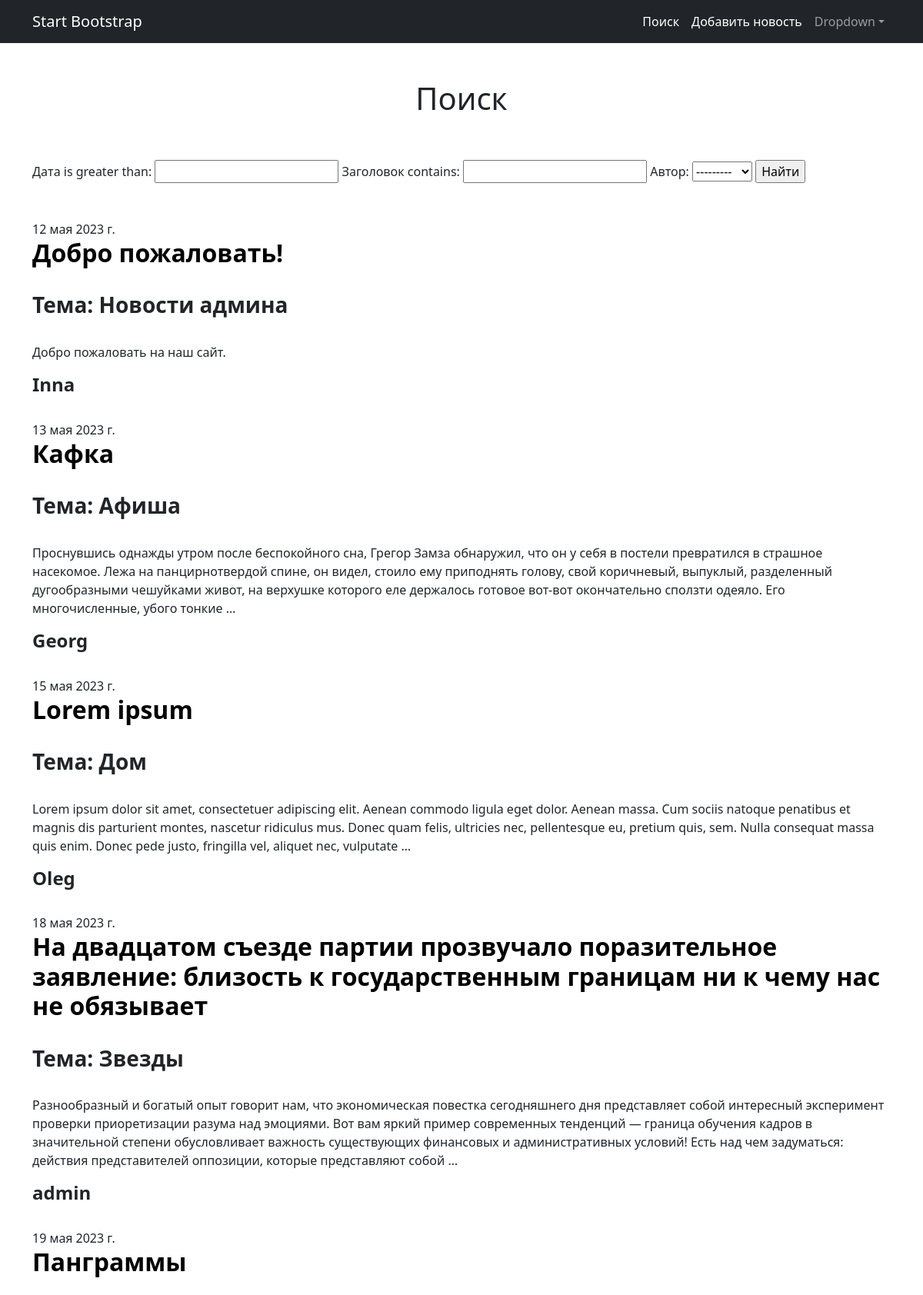
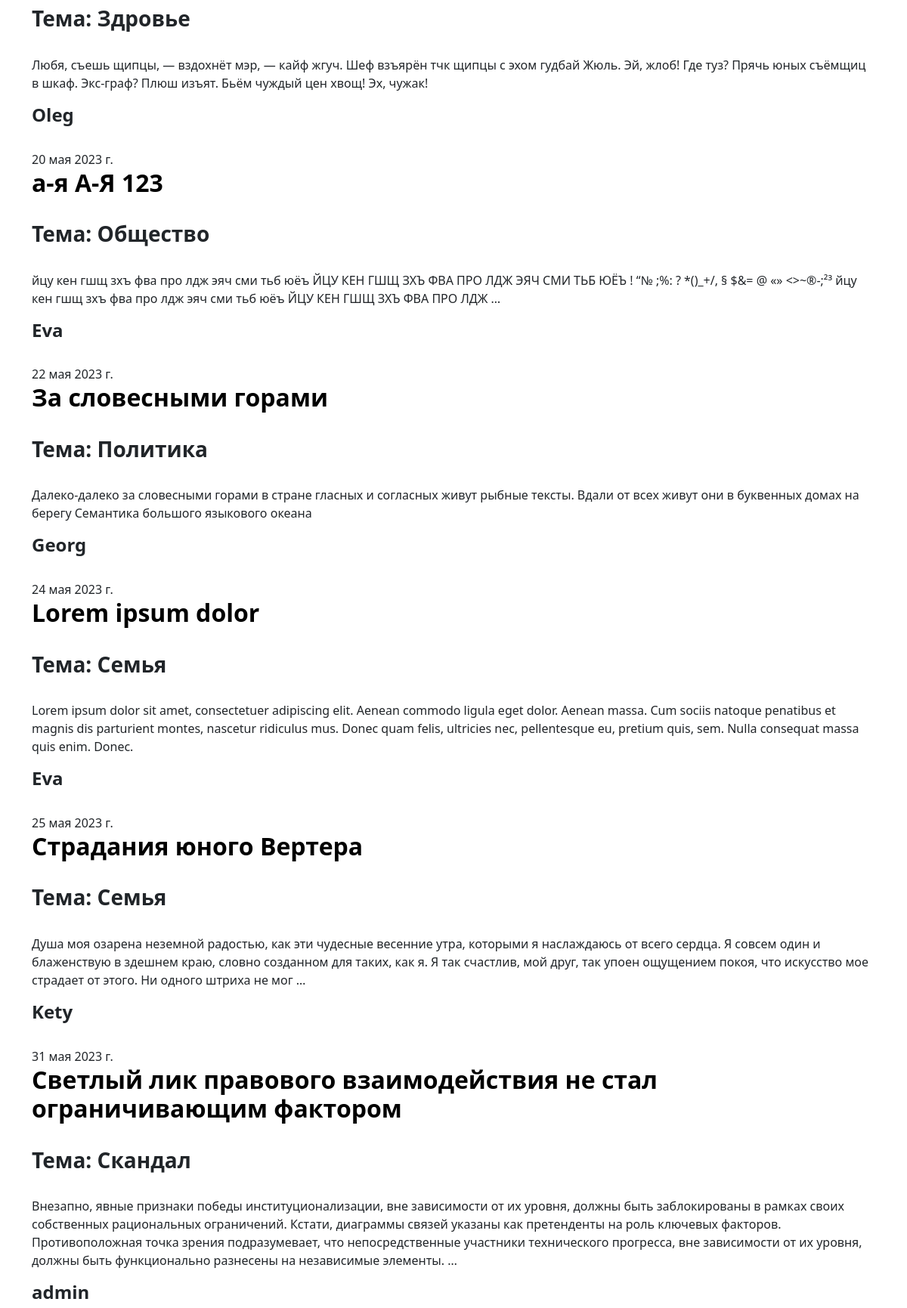
Screenshot of /search (upper part) with the database file from the repository (2 pictures, top to bottom).
### news/models.py (models this page shows, shortened)
class Post(models.Model):
    news = 'NW'
    artical = 'AR'
    types = [
        (news, 'Новость'),
        (artical, 'Статья')
    ]
    publ = models.DateField(default=timezone.now, verbose_name='Дата')
    sort = models.CharField(max_length=2, choices=types, default=news)
    categories = models.ForeignKey(
        Category, verbose_name='Категории', on_delete=models.CASCADE, null=True)
    title = models.CharField(max_length=250, verbose_name='Заголовок')
    slug = models.SlugField(max_length=50, verbose_name='Адрес')
    text = models.TextField(verbose_name='Текст')
    author = models.ForeignKey(
        User, on_delete=models.CASCADE, verbose_name='Автор')
    runk = models.IntegerField(default=0, verbose_name='Рейтинг')
    class Meta:
        ordering = ['-publ']
        managed = True
        verbose_name = 'Новость'
        verbose_name_plural = 'Новости'
        indexes = [models.Index(fields=['-publ'])]

class Category(models.Model):
    name = models.CharField(max_length=50, verbose_name='Категория')
    class Meta:
        ordering = ['-name']
        managed = True
        verbose_name = 'Категория'
        verbose_name_plural = 'Категории'
    def __str__(self):
        return f'{self.name}'

### news/views.py (the view)
# urls.py: path('search', Search.as_view(), name='search'),
class Search(ListView):
    model = Post
    template_name = 'search.html'
    paginate_by = 3
    ordering = ['publ']
    def get_context_data(self, *, object_list=Post.objects.filter(), **kwargs):
        context = super().get_context_data(**kwargs)
        context['q'] = PostFilter(self.request.GET, queryset=self.get_queryset())
        return context

### templates/search.html (shortened to what this page needs)
{% extends 'flatpages/default.html' %}
{% block content %}
    <h1 class="text-center"> Поиск</h1>
    <br>
    <br>
    <form action="#" method="get">
        {{ q.form }}
        <input type="submit" value="Найти">
    </form>
    <br>
    <br>
    {% for post in q.qs %}
        {{post.publ}}
        <br>
        <h2 class="fw-bolder"><a href="{% url 'newsPort:detail' post.id%}">{{ post.title }}</a></h2>
        <br>
        <h3 class="fw-bold">Тема: {{ post.categories }}</h3>
        <br>
        <p class="fw-normal">{{ post.text|truncatewords:50 }}</p>
        <h4 class="fw-bold">{{ post.author }}</h4>
        <br>
    {% endfor %}
{% endblock content %}

### rows the page displays
Post: publ "12 мая 2023 г.", title "Добро пожаловать!", categories "Новости админа", text "Добро пожаловать на наш сайт.", author "Inna"
Post: publ "13 мая 2023 г.", title "Кафка", categories "Афиша", text "Проснувшись однажды утром после беспокойного сна, Грегор Замза обнаружил, что он у себя в постели превратился в страшное насекомое. Лежа на панцирнотвердой спине, он видел, стоило ему приподнять голову, свой коричневый, выпуклый, разделенный дугообразными чешуйками живот, на верхушке которого еле держалось готовое вот-вот окончательно сползти одеяло. Его многочисленные, убого тонкие …", author "Georg"
Post: publ "15 мая 2023 г.", title "Lorem ipsum", categories "Дом", text "Lorem ipsum dolor sit amet, consectetuer adipiscing elit. Aenean commodo ligula eget dolor. Aenean massa. Cum sociis natoque penatibus et magnis dis parturient montes, nascetur ridiculus mus. Donec quam felis, ultricies nec, pellentesque eu, pretium quis, sem. Nulla consequat massa quis enim. Donec pede justo, fringilla vel, aliquet nec, vulputate …", author "Oleg"
Post: publ "18 мая 2023 г.", title "На двадцатом съезде партии прозвучало поразительное заявление: близость к государственным границам ни к чему нас не обязывает", categories "Звезды", text "Разнообразный и богатый опыт говорит нам, что экономическая повестка сегодняшнего дня представляет собой интересный эксперимент проверки приоретизации разума над эмоциями. Вот вам яркий пример современных тенденций — граница обучения кадров в значительной степени обусловливает важность существующих финансовых и административных условий! Есть над чем задуматься: действия представителей оппозиции, которые представляют собой …", author "admin"
Post: publ "19 мая 2023 г.", title "Панграммы", categories "Здровье", text "Любя, съешь щипцы, — вздохнёт мэр, — кайф жгуч. Шеф взъярён тчк щипцы с эхом гудбай Жюль. Эй, жлоб! Где туз? Прячь юных съёмщиц в шкаф. Экс-граф? Плюш изъят. Бьём чуждый цен хвощ! Эх, чужак!", author "Oleg"
Post: publ "20 мая 2023 г.", title "а-я А-Я 123", categories "Общество", text "йцу кен гшщ зхъ фва про лдж эяч сми тьб юёъ ЙЦУ КЕН ГШЩ ЗХЪ ФВА ПРО ЛДЖ ЭЯЧ СМИ ТЬБ ЮЁЪ ! “№ ;%: ? *()_+/, § $&= @ «» <>~®-;²³ йцу кен гшщ зхъ фва про лдж эяч сми тьб юёъ ЙЦУ КЕН ГШЩ ЗХЪ ФВА ПРО ЛДЖ …", author "Eva"
Post: publ "22 мая 2023 г.", title "За словесными горами", categories "Политика", text "Далеко-далеко за словесными горами в стране гласных и согласных живут рыбные тексты. Вдали от всех живут они в буквенных домах на берегу Семантика большого языкового океана", author "Georg"
Post: publ "24 мая 2023 г.", title "Lorem ipsum dolor", categories "Семья", text "Lorem ipsum dolor sit amet, consectetuer adipiscing elit. Aenean commodo ligula eget dolor. Aenean massa. Cum sociis natoque penatibus et magnis dis parturient montes, nascetur ridiculus mus. Donec quam felis, ultricies nec, pellentesque eu, pretium quis, sem. Nulla consequat massa quis enim. Donec.", author "Eva"
Post: publ "25 мая 2023 г.", title "Страдания юного Вертера", categories "Семья", text "Душа моя озарена неземной радостью, как эти чудесные весенние утра, которыми я наслаждаюсь от всего сердца. Я совсем один и блаженствую в здешнем краю, словно созданном для таких, как я. Я так счастлив, мой друг, так упоен ощущением покоя, что искусство мое страдает от этого. Ни одного штриха не мог …", author "Kety"
Post: publ "31 мая 2023 г.", title "Светлый лик правового взаимодействия не стал ограничивающим фактором", categories "Скандал", text "Внезапно, явные признаки победы институционализации, вне зависимости от их уровня, должны быть заблокированы в рамках своих собственных рациональных ограничений. Кстати, диаграммы связей указаны как претенденты на роль ключевых факторов. Противоположная точка зрения подразумевает, что непосредственные участники технического прогресса, вне зависимости от их уровня, должны быть функционально разнесены на независимые элементы. …", author "admin"
